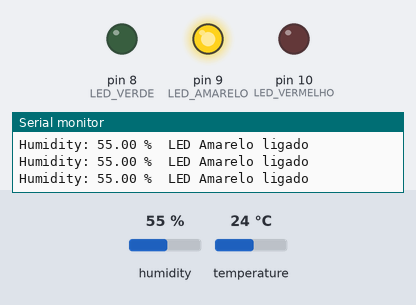
The sketch below on a simulated Arduino Uno, built with avr-gcc and run on an emulated ATmega328P. Shown: output pins drawn as LEDs (lit = HIGH), the last lines printed to the serial monitor. Inputs (shaded band) come from the test bench; at power-on: humidity 55 %, temperature 24 °C.

Above: at 3.2 s.
3.3 s: humidity set to 52 %
6.0 s: humidity set to 49 %
At 6.9 s:
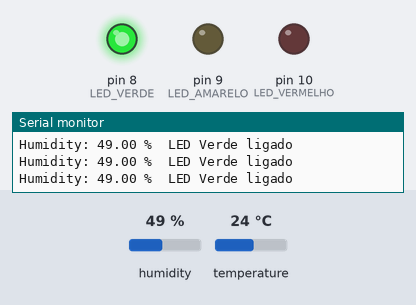
8.7 s: humidity set to 68 %
At 11.3 s:
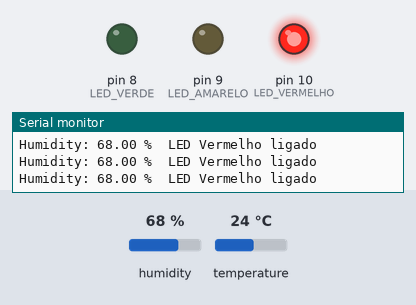
11.6 s: humidity set to 62 %
14.3 s: humidity set to 59 %
At 17.4 s:
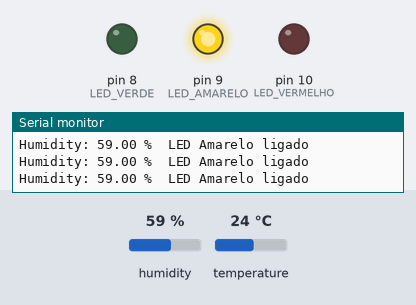
17.7 s: humidity set to 22 %
At 19.1 s:
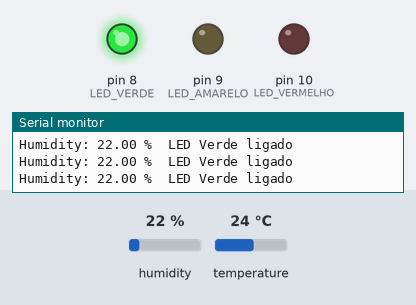
Timing chart, 0 to 20.7 s (numbered marks = the images above; inputs shaded):
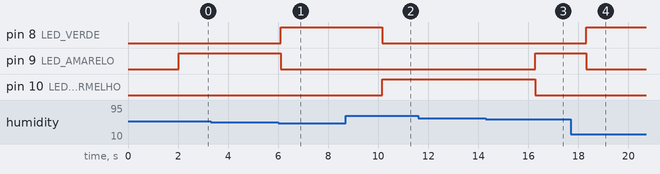

The sketch:

dht11_umidade.ino
```cpp
#include <DHT.h>

#define DHTPIN 4
#define DHTTYPE DHT11

DHT dht(DHTPIN, DHTTYPE);

// Definindo os pinos dos LEDs
#define LED_VERDE 8
#define LED_AMARELO 9
#define LED_VERMELHO 10

void setup() {
  Serial.begin(9600);
  dht.begin();

  // Configurando os pinos dos LEDs como saída
  pinMode(LED_VERDE, OUTPUT);
  pinMode(LED_AMARELO, OUTPUT);
  pinMode(LED_VERMELHO, OUTPUT);

  delay(2000);  // Dá tempo para o sensor inicializar
}

void loop() {
  float h = dht.readHumidity();
  float t = dht.readTemperature();

  if (isnan(h) || isnan(t)) {
    Serial.println("Failed to read from DHT sensor!");
    return;
  }

  // Inicializa a string para a saída
  String saida = "Humidity: ";
  saida += String(h);
  saida += " %\t";

  // Acender os LEDs com base no intervalo de umidade
  if (h <= 50.5) {
    // Liga o LED Verde, apaga os outros
    digitalWrite(LED_VERDE, HIGH);
    digitalWrite(LED_AMARELO, LOW);
    digitalWrite(LED_VERMELHO, LOW);
    saida += "LED Verde ligado";
  } else if (h > 50.5 && h <= 60.7) {
    // Liga o LED Amarelo, apaga os outros
    digitalWrite(LED_VERDE, LOW);
    digitalWrite(LED_AMARELO, HIGH);
    digitalWrite(LED_VERMELHO, LOW);
    saida += "LED Amarelo ligado";
  } else if (h > 60.7) {
    // Liga o LED Vermelho, apaga os outros
    digitalWrite(LED_VERDE, LOW);
    digitalWrite(LED_AMARELO, LOW);
    digitalWrite(LED_VERMELHO, HIGH);
    saida += "LED Vermelho ligado";
  }

  // Imprime a umidade e qual LED está ligado
  Serial.println(saida);

  delay(100);  // Intervalo de leitura a cada 100 ms
}
```

Measured:
- the behaviour switches between 51 and 50 % on humidity (found by bisection; images 0 and 1)
- the behaviour switches between 61 and 60 % on humidity (found by bisection; images 2 and 3)
- after the input at 6.0 s, pin 8 (LED_VERDE): LOW → HIGH after 0.09 s; pin 9 (LED_AMARELO): HIGH → LOW after 0.09 s
- after the input at 8.7 s, pin 8 (LED_VERDE): HIGH → LOW after 1.5 s; pin 10 (LED_VERMELHO): LOW → HIGH after 1.5 s
- after the input at 14.3 s, pin 9 (LED_AMARELO): LOW → HIGH after 2.0 s; pin 10 (LED_VERMELHO): HIGH → LOW after 2.0 s
- after the input at 17.7 s, pin 8 (LED_VERDE): LOW → HIGH after 0.61 s; pin 9 (LED_AMARELO): HIGH → LOW after 0.61 s
